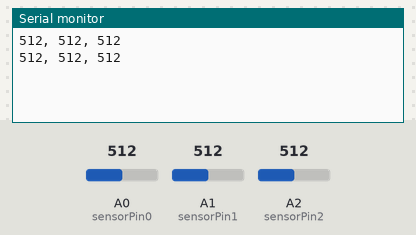
The sketch below on a simulated Arduino Uno, built with avr-gcc and run on an emulated ATmega328P. Shown: the last lines printed to the serial monitor. The inputs (shaded band) are chosen by the test bench; at power-on: A0 (sensorPin0) = 512, A1 (sensorPin1) = 512, A2 (sensorPin2) = 512.

Above: at 1.8 s.
1.9 s: A0 (sensorPin0) set to 716
At 2.4 s:
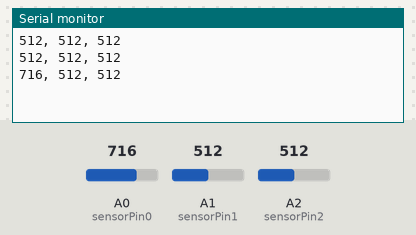
3.4 s: A1 (sensorPin1) set to 716
At 4.7 s:
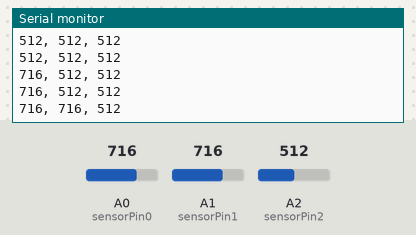
4.9 s: A2 (sensorPin2) set to 716
At 5.8 s:
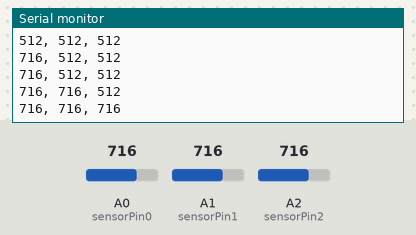
6.4 s: A0 (sensorPin0) set to 900
At 7.6 s:
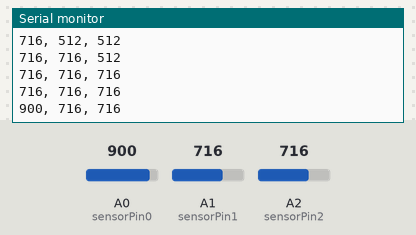
7.9 s: A1 (sensorPin1) set to 900
At 8.4 s:
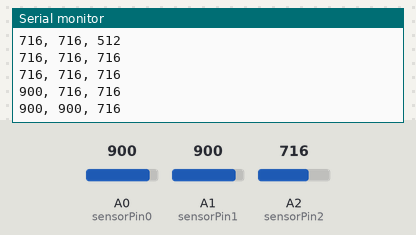
9.4 s: A2 (sensorPin2) set to 900
At 10.8 s:
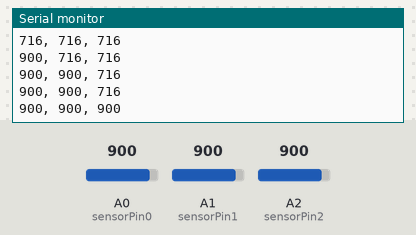
Timing chart, 0 to 11.9 s (numbered marks = the images above; inputs shaded):
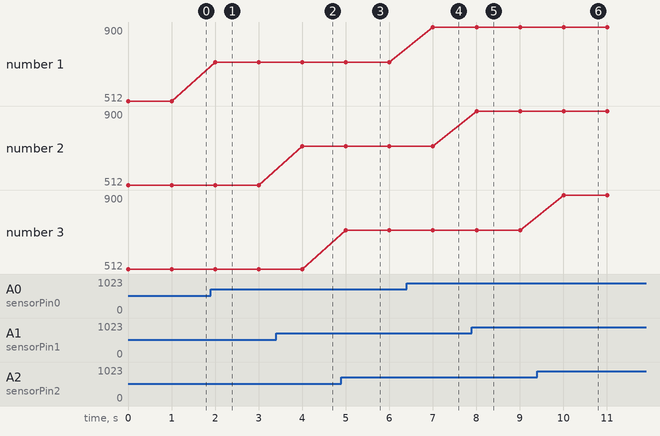

The sketch:

mq5_6.ino
```cpp
#include <SD.h>

const int sensorPin0 = A0;
const int sensorPin1 = A1;
const int sensorPin2 = A2;
int sensorData0;
int sensorData1;
int sensorData2;
File dataFile;

void setup() {
  Serial.begin(9600);

//  // Initialize SD card
//  if (!SD.begin(A0)) { // Change A0 to match your SD module's chip select pin
//    Serial.println("SD card initialization failed!");
//    return;
//  }
//  Serial.println("SD card initialized.");
//
  // Set sensor pin as input
  pinMode(sensorPin0,INPUT);
  pinMode(sensorPin1,INPUT);
  pinMode(sensorPin2,INPUT);

//  // Open file for writing (will create file if not existing)
//  dataFile = SD.open("data.csv", FILE_WRITE);
//  if (!dataFile) {
//    Serial.println("Error opening data.csv");
//  } else {
//    // Write column title only if the file was opened successfully
//    dataFile.println("Sensor Data");
//    dataFile.flush(); // Ensure title is written to the card
//  }
}

void loop() {
  // Read sensor data
  sensorData0 = analogRead(sensorPin0);
  sensorData1 = analogRead(sensorPin1);
  sensorData2 = analogRead(sensorPin2);

  // Print sensor data to Serial monitor
//  Serial.print("Sensor Data: ");
Serial.print(sensorData0);
Serial.print(", ");
Serial.print(sensorData1);
Serial.print(", ");
Serial.println(sensorData2);


  // Append sensor data to file
//  if (dataFile) {
//    dataFile.println(sensorData);
//    dataFile.flush(); // Ensure data is written to the card
//  } else {
//    // Attempt to reopen file
//    dataFile = SD.open("data.csv", FILE_WRITE);
//    if (!dataFile) {
//      Serial.println("Error reopening data.csv");
//    } else {
//      Serial.println("File reopened successfully");
//    }
//  }

  delay(1000);
}
```

Measured:
- after the input at 1.9 s, the serial monitor: prints a new line after 0.10 s (image 1)
- after the input at 3.4 s, the serial monitor: prints a new line after 0.60 s (image 2)
- after the input at 4.9 s, the serial monitor: prints a new line after 0.11 s (image 3)
- after the input at 6.4 s, the serial monitor: prints a new line after 0.61 s (image 4)
- after the input at 7.9 s, the serial monitor: prints a new line after 0.11 s (image 5)
- after the input at 9.4 s, the serial monitor: prints a new line after 0.61 s (image 6)
- plotted number 1: 512 → 716 after the input at 1.9 s, 716 → 900 after the input at 6.4 s
